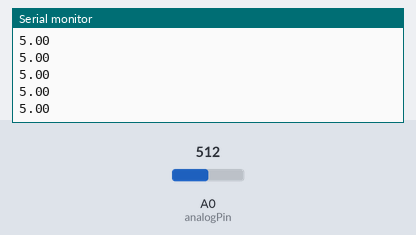
Bench run of a sketch on a simulated Arduino Uno, built with avr-gcc and run on an emulated ATmega328P. Shown: the last lines printed to the serial monitor. Inputs (shaded band) come from the test bench; at power-on: A0 (analogPin) = 512.

Above: at 1.2 s.
1.3 s: A0 (analogPin) set to 716
At 2.0 s:
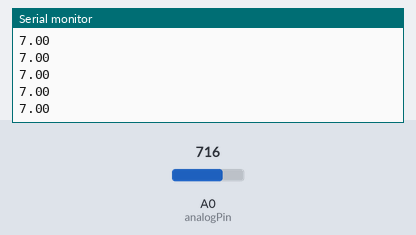
2.8 s: A0 (analogPin) set to 900
At 3.3 s:
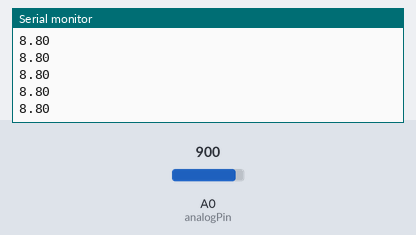
Timing chart, 0 to 5.8 s (numbered marks = the images above; inputs shaded):
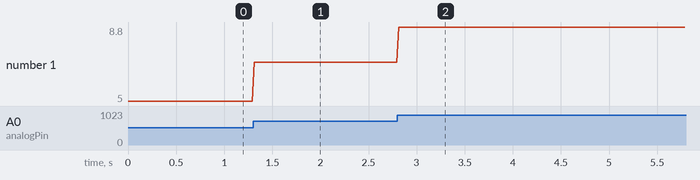

The sketch:

EEHMeasure.ino
```cpp
const int analogPin = A0;
const float Vcc = 5.0;
const int adcMax = 1023;
const float R1 = 10000.0;
const float R2 = 10000.0;
#include <Adafruit_LiquidCrystal.h>


// defines LCD
Adafruit_LiquidCrystal lcd_1(0);

void setup() {
    Serial.begin(9600);
    // lcd_1.begin(16, 2);
}
void display_voltage(double input_voltage){
    lcd_1.setCursor(0, 1);
	  lcd_1.print("Voltage= ");               // prints the voltage value in the LCD display
    lcd_1.print(input_voltage);
}
void loop() {
    int adcValue = analogRead(analogPin);
    float V_out = (adcValue / float(adcMax)) * Vcc;
    float V_in = V_out * ((R1 + R2) / R2);
	  // display_voltage(V_in);
    Serial.println(V_in);
    delay(20);
}
```

Measured:
- after the input at 1.3 s, the serial monitor: prints a new line at once (image 1)
- after the input at 2.8 s, the serial monitor: prints a new line at once (image 2)
- plotted number 1: 5 → 7 after the input at 1.3 s, 7 → 8.8 after the input at 2.8 s
